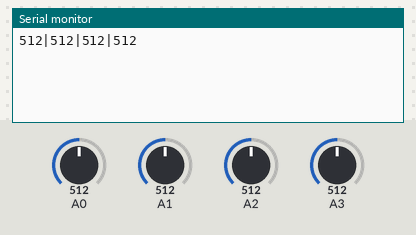
This sketch was run on a simulated Arduino Uno, built with avr-gcc and run on an emulated ATmega328P. On the bench: the last lines printed to the serial monitor. The inputs (shaded band) are chosen by the test bench; at power-on: A0 = 512, A1 = 512, A2 = 512, A3 = 512.

Above: at 1.2 s.
1.3 s: A0 set to 716
At 2.3 s:
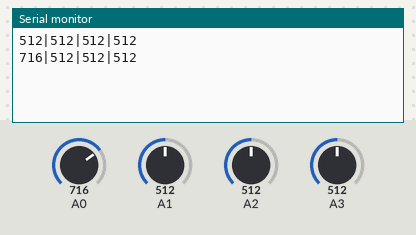
2.8 s: A1 set to 716
At 3.7 s:
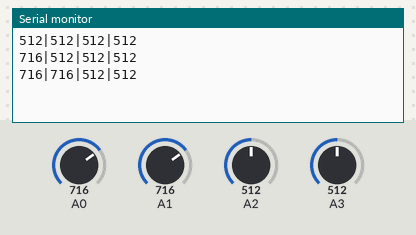
4.3 s: A2 set to 716
At 5.1 s:
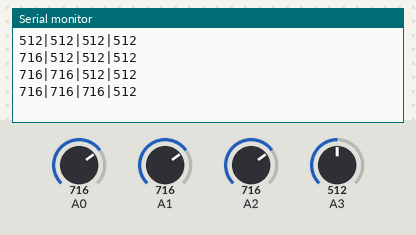
5.8 s: A3 set to 716
At 6.5 s:
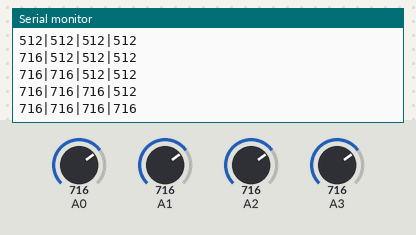
7.3 s: A0 set to 992
At 7.9 s:
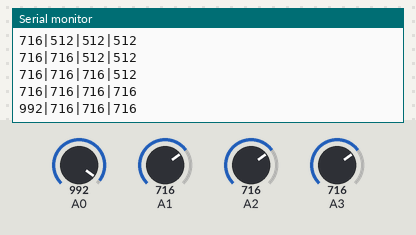
8.8 s: A1 set to 992
At 9.3 s:
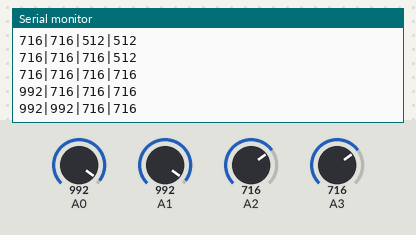
Timing chart, 0 to 11.3 s (numbered marks = the images above; inputs shaded):
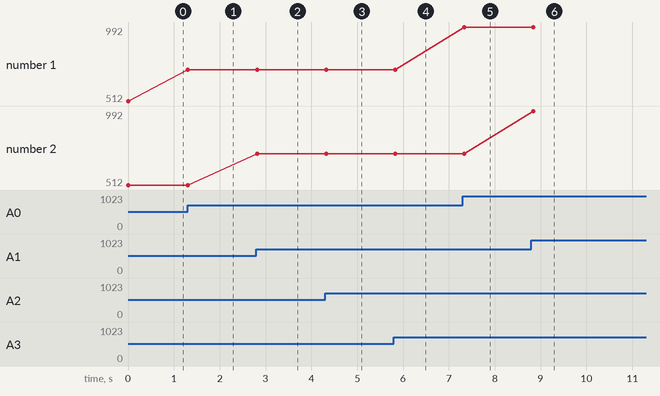

Measured:
- after the input at 1.3 s, the serial monitor: prints a new line at once (image 1)
- after the input at 2.8 s, the serial monitor: prints a new line at once (image 2)
- after the input at 4.3 s, the serial monitor: prints a new line at once (image 3)
- after the input at 5.8 s, the serial monitor: prints a new line at once (image 4)
- after the input at 7.3 s, the serial monitor: prints a new line at once (image 5)
- after the input at 8.8 s, the serial monitor: prints a new line at once (image 6)
- plotted number 1: 512 → 716 after the input at 1.3 s, 716 → 992 after the input at 7.3 s

The sketch:

sketch_jul08a.ino
```cpp
int pot1, pot2, pot3, pot4;
int lastpot1 = -1;
int lastpot2 = -1;
int lastpot3 = -1;
int lastpot4 = -1;
void setup() {
  Serial.begin(9600);
  pinMode(A0, INPUT);
  pinMode(A1, INPUT);
  pinMode(A2, INPUT);
  pinMode(A3, INPUT);

}

void loop() {
pot1 = analogRead(A0);
pot2 = analogRead(A1);
pot3 = analogRead(A2);
pot4 = analogRead(A3);


if (pot1 < 2){
  pot1 = 0;
}
if (pot2 < 2){
  pot2 = 0;
}
if (pot3 < 2){
  pot3 = 0;
}
if (pot4 < 2){
  pot4 = 0;
}

if((pot1 != lastpot1) || (pot2 != lastpot2) || (pot3 != lastpot3) || (pot4 != lastpot4)){
Serial.println(String(pot1) + "|" + String(pot2) + "|" + String(pot3) + "|" + String(pot4));
lastpot1 = pot1;
lastpot2 = pot2;
lastpot3 = pot3;
lastpot4 = pot4;
}

delay(100);
}
```
